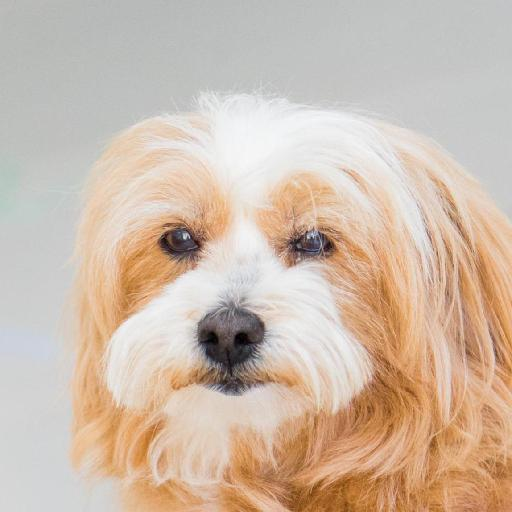
#> input picture animal_face_images/강아지상/flickr_dog_000002.jpg, 512 x 512 px; its folder holds only this picture in this run
$ jupyter execute Team5_1.ipynb
#> lines starting #> are read from the running program, lines starting #| are printed output that depends on the picture
[cell 1]
import os
import glob
from pathlib import Path
import warnings
import cv2
import numpy as np
import pandas as pd
import matplotlib.pyplot as plt
from sklearn.model_selection import train_test_split

# ------------------------------------------------------------------
# [공통 설정 및 로그 차단]
# ------------------------------------------------------------------
warnings.filterwarnings("ignore")
plt.rcParams['font.family'] = 'Malgun Gothic'  # Windows 한글 깨짐 방지
plt.rcParams['axes.unicode_minus'] = False

BASE_DIR = Path("./animal_face_images")
TEST_DIR = Path("./test_images")
IMG_SIZE = 64

# 5개 동물상 맵핑 통일
LABEL_MAP = {
    "강아지상": 0,
    "고양이상": 1,
    "여우상": 2,
    "곰상": 3,
    "토끼상": 4
}
LABEL_NAME = {value: key for key, value in LABEL_MAP.items()}

face_cascade = cv2.CascadeClassifier(cv2.data.haarcascades + "haarcascade_frontalface_default.xml")

# ------------------------------------------------------------------
# [이미지 전처리 함수 정의]
# ------------------------------------------------------------------
def read_image_cv2(image_path):
    img_array = np.fromfile(str(image_path), np.uint8)
    img = cv2.imdecode(img_array, cv2.IMREAD_COLOR)
#> img is the input picture: shape (512, 512, 3); mean B, G, R 171.4, 187.9, 207.3
    return img

def preprocess_face(image_path):
    img = read_image_cv2(image_path)
    if img is None:
        return None

    img = cv2.resize(img, (300, 300), interpolation=cv2.INTER_AREA)
#> img: shape (300, 300, 3)
    gray = cv2.cvtColor(img, cv2.COLOR_BGR2GRAY)
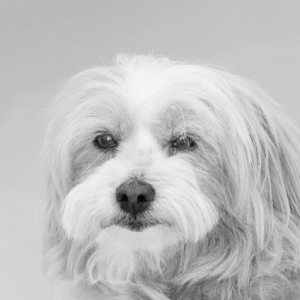
#> gray: shape (300, 300); min 2, max 247, mean 191.8

    faces = face_cascade.detectMultiScale(gray, scaleFactor=1.2, minNeighbors=4, minSize=(50, 50))
#> faces = ()

    if len(faces) > 0:
        x, y, w, h = faces[0]
        cropped_face = gray[y:y+h, x:x+w]
    else:
        cropped_face = gray

    resized_face = cv2.resize(cropped_face, (IMG_SIZE, IMG_SIZE), interpolation=cv2.INTER_AREA)
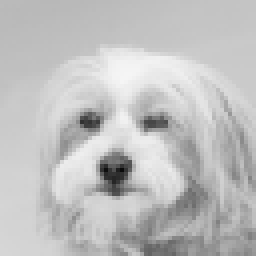
#> resized_face: shape (64, 64) (shown 4 times larger); min 11, max 245, mean 191.8
    return resized_face.flatten()

# ------------------------------------------------------------------
# [1단계: 데이터프레임 빌드 및 실제 이미지 경로 저장]
# ------------------------------------------------------------------
flattened_data = []
labels = []
all_img_paths = []

if not BASE_DIR.exists():
    raise FileNotFoundError("animal_face_images 폴더가 없습니다.")

for folder_name, label_value in LABEL_MAP.items():
    folder_path = BASE_DIR / folder_name
    if not folder_path.exists():
        continue

    for filename in os.listdir(folder_path):
        if not filename.lower().endswith((".jpg", ".jpeg", ".png")):
            continue
        img_path = folder_path / filename
        vector = preprocess_face(img_path)
#> vector = 4096 values, max 245 at index 1183, min 11 at index 2718, mean 191.8
        if vector is None:
            continue
        flattened_data.append(vector)
        labels.append(label_value)
        all_img_paths.append(str(img_path))
#> pass 2 of the loop `for folder_name, label_value in LABEL_MAP.items():`:
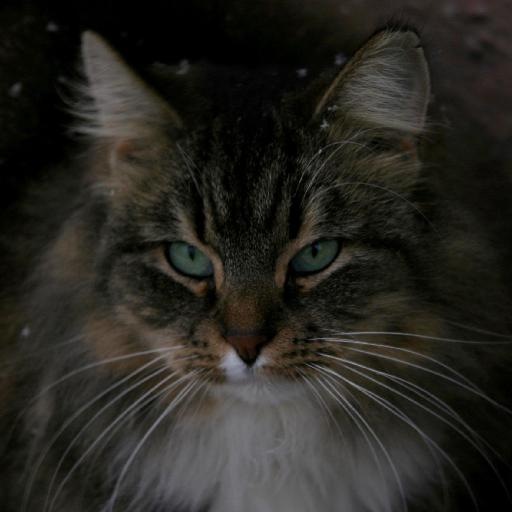
#> input picture animal_face_images/고양이상/flickr_cat_000002.jpg, 512 x 512 px
#> in read_image_cv2, img is the input picture: shape (512, 512, 3); mean B, G, R 32.6, 37.8, 39
#> img: shape (300, 300, 3)
#> in preprocess_face (call 2), `resized_face = cv2.resize(cropped_face, (IMG_SIZE, IMG_SIZE), interpol..`:
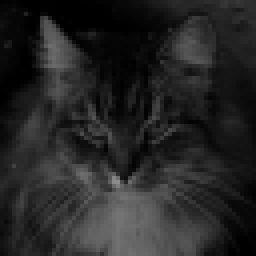
#> resized_face: shape (64, 64) (shown 4 times larger); min 0, max 141, mean 37.6
#> vector = 4096 values, max 141 at index 2909, min 0 at index 6, mean 37.58

pixel_cols = [f"pixel_{i}" for i in range(IMG_SIZE * IMG_SIZE)]
df = pd.DataFrame(flattened_data, columns=pixel_cols)
df["Label"] = labels
df["Img_Path"] = all_img_paths
df.to_csv("./animal_face_dataset.csv", index=False, encoding="utf-8-sig")

# ------------------------------------------------------------------
# [2단계: 데이터 분할 및 대표 템플릿(평균) 계산]
# ------------------------------------------------------------------
X = df[pixel_cols].values / 255.0
y = df["Label"].values
paths = df["Img_Path"].values

X_train, X_val, y_train, y_val, paths_train, paths_val = train_test_split(
    X, y, paths, test_size=0.2, random_state=42, stratify=y if pd.Series(y).value_counts().min() >= 2 else None
)

# 백채연 팀원 파트: 동물상 그룹별 핵심 평균 이미지(템플릿) 연산
existing_labels = sorted(df["Label"].unique())
templates = {}
for label in existing_labels:
    templates[label] = X_train[y_train == label].mean(axis=0)

print(f"✅ 데이터셋 구축 및 동물상별 평균 특징점 수립 완료! (학습 사진: {len(X_train)}장)")

# ------------------------------------------------------------------
# [3단계: 들여쓰기 오류가 완벽히 해결된 최종 시각화 함수]
# ------------------------------------------------------------------
# [74 lines left out: function show_closest_real_animal_face_final, not called in this run]

# ------------------------------------------------------------------
# [4단계: 중복 없는 자동 전수 판별 루프 실행]
# ------------------------------------------------------------------
test_folder_path = r"D:\Semesters\2026-1(6th semester)\AI 개론\Team Project\test_images"

image_extensions = ["*.jpg", "*.jpeg", "*.png", "*.JPG", "*.JPEG", "*.PNG"]
image_files_set = set()

for ext in image_extensions:
    image_files_set.update(glob.glob(os.path.join(test_folder_path, ext)))
#> pass 2 of the loop `for ext in image_extensions:`:

image_files = sorted(list(image_files_set))

if len(image_files) == 0:
    print(f"❌ 테스트 이미지가 없습니다. 경로 확인: {test_folder_path}")
else:
    print(f"📸 총 {len(image_files)}개의 이미지를 '코사인 유사도 균등 매칭 알고리즘'으로 판별합니다.\n")
    for file_path in image_files:
        file_name = os.path.basename(file_path)
        user_name_placeholder = os.path.splitext(file_name)[0]

        # 완전판 최종 개선 함수 호출
        show_closest_real_animal_face_final(
            image_path=file_path,
            user_name=user_name_placeholder,
            X_train=X_train,
            y_train=y_train,
            paths_train=paths_train,
            templates=templates,
            label_mapping=LABEL_NAME
        )
